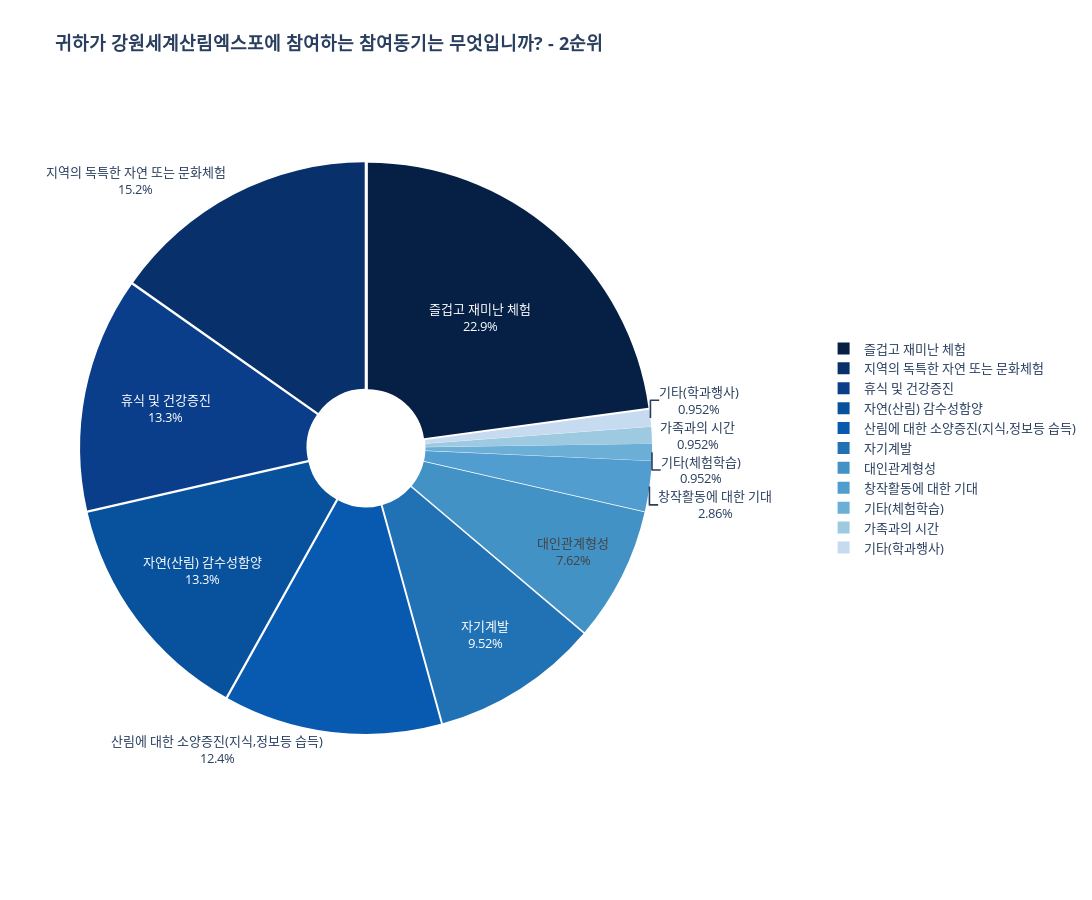

The notebook cell this image was saved under:
### Code cell
# 빈도를 비율로 변환
frequency1_2['비율'] = frequency1_2['2순위'] / frequency1_2['2순위'].sum()

# 파이 차트 시각화 (크기 조절)
fig = px.pie(frequency1_2, values='비율', names='값', title="<b>귀하가 강원세계산림엑스포에 참여하는 참여동기는 무엇입니까? - 2순위</b>", hole=0.2,
                color_discrete_sequence=color_scale)
fig.update_layout(
    font=dict(size=13),
    height=900,  # 그림의 높이 설정
    width=1400,    # 그림의 너비 설정
    legend=dict(x=1.3, y=0.5)  # 범례 위치 조정 (x, y 조절 가능)
)
# 차트 내에 비율 숫자 직접 표시
pull_lst = [0.01] * 12
fig.update_traces(textinfo='percent+label', pull=pull_lst, insidetextorientation='horizontal')  # 비율 숫자를 라벨과 함께 표시

fig.show()

### Figure 1 — Plotly figure (JSON) as saved in the notebook; plotly's stock layout.template omitted (floating-point values rounded to 4 significant figures)
{"data": [{"domain": {"x": [0, 1], "y": [0, 1]}, "hole": 0.2, "hovertemplate": "값=%{label}<br>비율=%{value}<extra></extra>", "insidetextorientation": "horizontal", "labels": ["즐겁고 재미난 체험", "지역의 독특한 자연 또는 문화체험", "휴식 및 건강증진", "자연(산림) 감수성함양", "산림에 대한 소양증진(지식,정보등 습득)", "자기계발", "대인관계형성", "창작활동에 대한 기대", "기타(체험학습)", "가족과의 시간", "기타(학과행사)"], "legendgroup": "", "name": "", "pull": [0.01, 0.01, 0.01, 0.01, 0.01, 0.01, 0.01, 0.01, 0.01, 0.01, 0.01, 0.01], "showlegend": true, "textinfo": "percent+label", "type": "pie", "values": [0.2286, 0.1524, 0.1333, 0.1333, 0.1238, 0.09524, 0.07619, 0.02857, 0.009524, 0.009524, 0.009524]}], "layout": {"font": {"size": 13}, "height": 900, "legend": {"tracegroupgap": 0, "x": 1.3, "y": 0.5}, "piecolorway": ["rgb(5,31,69)", "rgb(8,48,107)", "rgb(11,62,138)", "rgb(8,81,156)", "rgb(7,90,176)", "rgb(33,113,181)", "rgb(66,146,198)", "rgb(81,157,207)", "rgb(107,174,214)", "rgb(158,202,225)", "rgb(198,219,239)", "rgb(222,235,247)", "rgb(247,251,255)"], "title": {"text": "<b>귀하가 강원세계산림엑스포에 참여하는 참여동기는 무엇입니까? - 2순위</b>"}, "width": 1400}}
